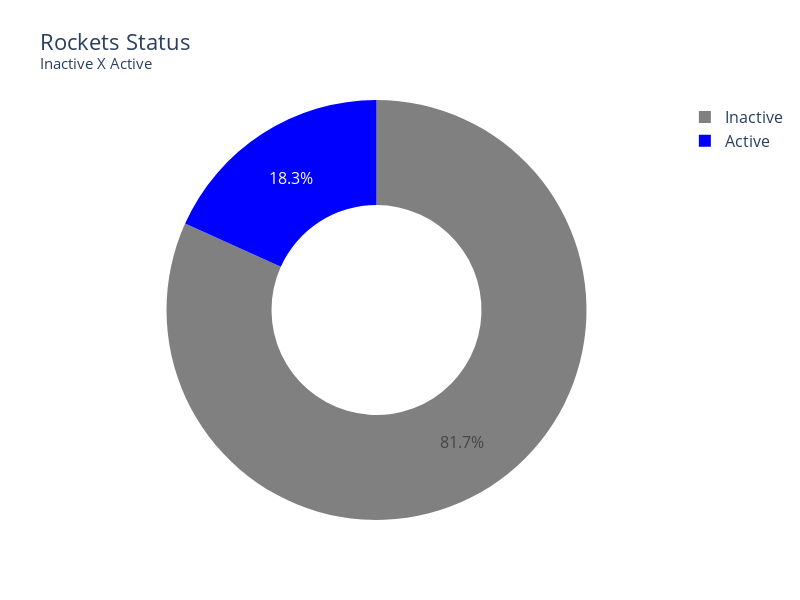

The code cell stored with this chart in its notebook:
### Code cell
fig = px.pie(rocket_status_df, values="Number of Rockets", names=rocket_status_df.index, color=rocket_status_df.index,
             title="Rockets Status<br><sup>Inactive X Active</sup>", width=800, height=600, hole=.5, color_discrete_map={"Active": "blue", "Inactive": "gray"})
fig.update_layout(font={"size": 16})
fig.show()

### Figure 1 — Plotly figure (JSON) as saved in the notebook; plotly's stock layout.template omitted (floating-point values rounded to 4 significant figures)
{"data": [{"customdata": [["Active"], ["Inactive"]], "domain": {"x": [0, 1], "y": [0, 1]}, "hole": 0.5, "hovertemplate": "Rocket_Status=%{customdata[0]}<br>Number of Rockets=%{value}<extra></extra>", "labels": ["Active", "Inactive"], "legendgroup": "", "marker": {"colors": ["blue", "gray"]}, "name": "", "showlegend": true, "type": "pie", "values": [789, 3534]}], "layout": {"font": {"size": 16}, "height": 600, "legend": {"tracegroupgap": 0}, "title": {"text": "Rockets Status<br><sup>Inactive X Active</sup>"}, "width": 800}}
